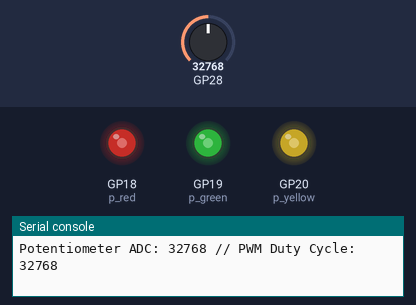
Bench run of a program on a simulated Raspberry Pi Pico running MicroPython. Parts: output pins drawn as LEDs (lit = HIGH), the last lines printed to the serial console. The test bench sets the inputs (shaded band); at power-on: GP28 = 32768 (analog values on the 0–65535 scale).

Above: at 1.2 s.
1.3 s: GP28 set to 45874
At 2.2 s:
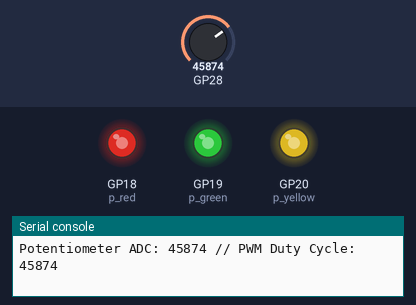
2.8 s: GP28 set to 57670
At 3.7 s:
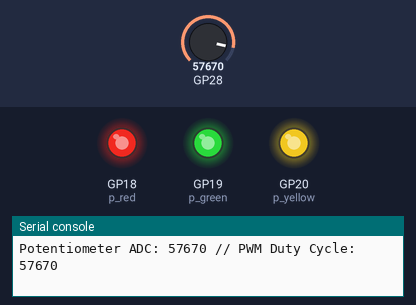
4.3 s: GP28 set to 7864
At 5.3 s:
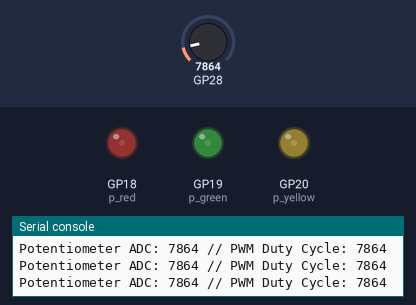
5.8 s: GP28 set to 0
At 6.8 s:
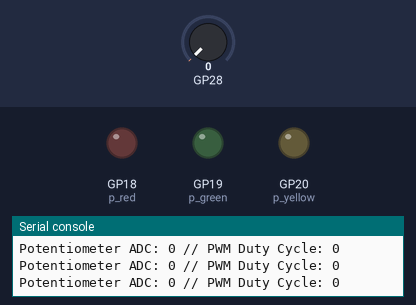
Timing chart, 0 to 8.3 s (numbered marks = the images above; inputs shaded):
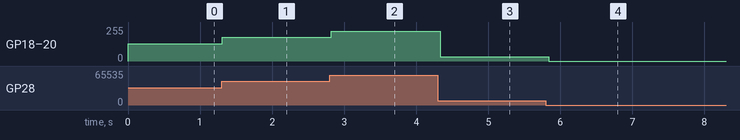

Measured:
- after the input at 1.3 s, GP18 (p_red), GP19 (p_green), GP20 (p_yellow): 128/255 → 178/255 at once
- after the input at 2.8 s, GP18 (p_red), GP19 (p_green), GP20 (p_yellow): 178/255 → 224/255 at once
- after the input at 4.3 s, GP18 (p_red), GP19 (p_green), GP20 (p_yellow): 224/255 → 31/255 at once
- after the input at 5.8 s, GP18 (p_red), GP19 (p_green), GP20 (p_yellow): 31/255 → 0/255 at once

The program:

Breathing_Led.py
```python
from machine import Pin, ADC, PWM
import time

# === Hardware Configuration ===
RHEO_PIN     = 28   # Rheostat connected to GP28 (ADC2 channel)
RED_PIN      = 18   # Red LED connected to GPIO18
YELLOW_PIN   = 20   # Yellow LED connected to GPIO20
GREEN_PIN    = 19   # Green LED connected to GPIO19
PWM_FREQ     = 1000 # PWM signal frequency (Hz), controls LED flicker rate

# === Rheostat Class: Handles potentiometer input ===
class Rheostat:
    def __init__(self, pin):
        self.adc = ADC(pin)  # Initialize ADC (Analog-to-Digital Converter) for specified pin

    def read_raw(self):
        return self.adc.read_u16()  # Read raw ADC value (16-bit unsigned integer, range 0-65535)

    def read_normalized(self):
        return self.read_raw() / 65535  # Normalize raw value to 0.0-1.0 range

    def read_duty(self):
        return int(self.read_normalized() * 65535)  # Convert normalized value to PWM duty cycle (0-65535)

# === Initialize potentiometer and three PWM outputs ===
rheo = Rheostat(RHEO_PIN)  # Create potentiometer object

# Initialize PWM control for three LEDs
p_red    = PWM(Pin(RED_PIN))
p_yellow = PWM(Pin(YELLOW_PIN))
p_green  = PWM(Pin(GREEN_PIN))

# Configure frequency for all PWM outputs and initialize to OFF state
for p in (p_red, p_yellow, p_green):
    p.freq(PWM_FREQ)
    p.duty_u16(0)  # Set duty cycle to 0% (LED off)

# === Main loop: Control LED brightness based on potentiometer position ===
while True:
    # Read PWM duty cycle value corresponding to current potentiometer position
    duty = rheo.read_duty()  # Range: 0 (fully off) - 65535 (fully on)

    # Synchronously control brightness of all three LEDs
    p_red.duty_u16(duty)
    p_yellow.duty_u16(duty)
    p_green.duty_u16(duty)

    # Print debug information (raw potentiometer value and PWM duty cycle)
    print("Potentiometer ADC:", rheo.read_raw(), "// PWM Duty Cycle:", duty)

    time.sleep(0.1)  # Delay 100ms to control sampling frequency and reduce CPU usage
```
